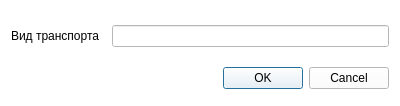
<?xml version="1.0" encoding="UTF-8"?>
<ui version="4.0">
 <class>add_tc</class>
 <widget class="QWidget" name="add_tc">
  <property name="geometry">
   <rect>
    <x>0</x>
    <y>0</y>
    <width>400</width>
    <height>106</height>
   </rect>
  </property>
  <property name="windowTitle">
   <string>Добавление вида транпорта</string>
  </property>
  <property name="styleSheet">
   <string notr="true">background-color: rgb(255, 255, 255);</string>
  </property>
  <layout class="QFormLayout" name="formLayout">
   <property name="horizontalSpacing">
    <number>12</number>
   </property>
   <property name="verticalSpacing">
    <number>20</number>
   </property>
   <property name="topMargin">
    <number>25</number>
   </property>
   <item row="0" column="0">
    <widget class="QLabel" name="label_tc">
     <property name="text">
      <string>Вид транспорта</string>
     </property>
    </widget>
   </item>
   <item row="0" column="1">
    <widget class="QLineEdit" name="text_tc"/>
   </item>
   <item row="1" column="0" colspan="2">
    <widget class="QDialogButtonBox" name="control">
     <property name="standardButtons">
      <set>QDialogButtonBox::Cancel|QDialogButtonBox::Ok</set>
     </property>
    </widget>
   </item>
  </layout>
 </widget>
 <resources/>
 <connections/>
</ui>
